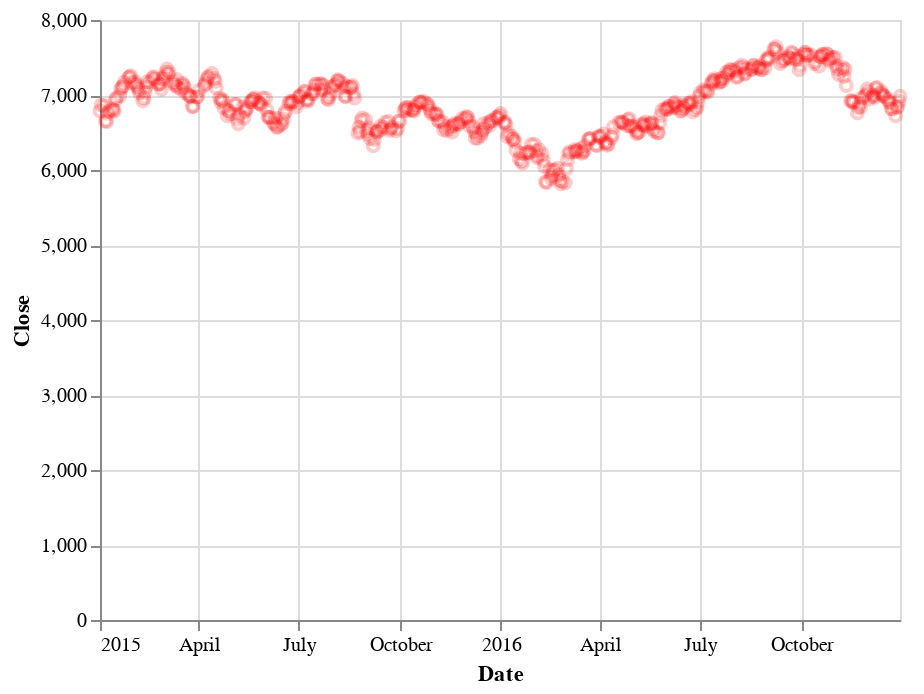

Notebook code cell kept with this figure:
### Code cell
alt.Chart(nse500indexcloseboolean_shock).mark_point().encode(
    x='Date',
    y='Close',
    opacity=alt.value(0.2),
    color=alt.value('red')
)

### Figure 1 — Vega-Lite specification as saved in the notebook (floating-point values rounded to 4 significant figures; data arrays with more than 128 entries replaced by an {"elided": "..."} marker saying what was removed)
{"config": {"view": {"continuousWidth": 400, "continuousHeight": 300}}, "data": {"name": "data-3a62fa90c625380ff536547a7985dbc0"}, "mark": "point", "encoding": {"color": {"value": "red"}, "opacity": {"value": 0.2}, "x": {"type": "temporal", "field": "Date"}, "y": {"type": "quantitative", "field": "Close"}}, "$schema": "https://vega.github.io/schema/vega-lite/v4.8.1.json", "datasets": {"data-3a62fa90c625380ff536547a7985dbc0": {"elided": "495 records"}}}
